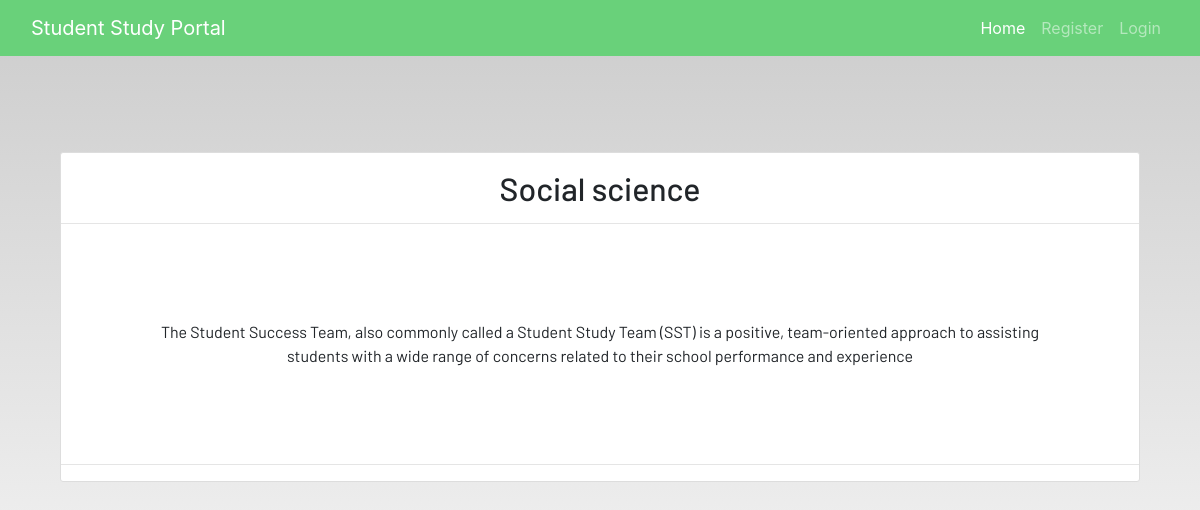
Screenshot of /notes_detail/12 with the database file from the repository.
### dashboard/models.py (models this page shows)
class Notes(models.Model):
    user = models.ForeignKey(User,on_delete = models.CASCADE)
    title = models.CharField(max_length=200)
    description=models.TextField()
    class Meta:
        verbose_name = "notes"
        verbose_name_plural = "notes"

### dashboard/views.py (the view)
class NotesDetailView(generic.DetailView):
    model = Notes

### dashboard/templates/dashboard/notes_detail.html
{% extends 'dashboard/base.html' %}
{% load static %}
{% block content %}
<section class='text-center container'>
    <div class="container">
        <div class="content-section p-0 mt-5">
            <div class="m-3">
                <h2>{{notes.title}}</h2>
            </div>
            <hr class="p-0 m-0">
            <p class="description m-5 p-5">
                {{notes.description}}
            </p>
            <hr>
        </div>
    </div>
</section>
{% endblock content %}

### static/css/main.css (style rules this page uses)
html { scroll-behavior: smooth; height: 100%; width: 100%; }
html, body { max-width: 100%; overflow-x: hidden; height: 100%; width: 100%; }
body { background: linear-gradient(rgba(0, 0, 0, 0.2), rgba(255, 255, 255, 0.5)); overflow-x: hidden; background-repeat: no-repeat; }
.content-section { background: #ffffff; padding: 10px 20px; border: 1px solid #dddddd; border-radius: 3px; margin-bottom: 20px; }

### rows the page displays
Notes: title "Social science", description "The Student Success Team, also commonly called a Student Study Team (SST) is a positive, team-oriented approach to assisting students with a wide range of concerns related to their school performance and experience"
